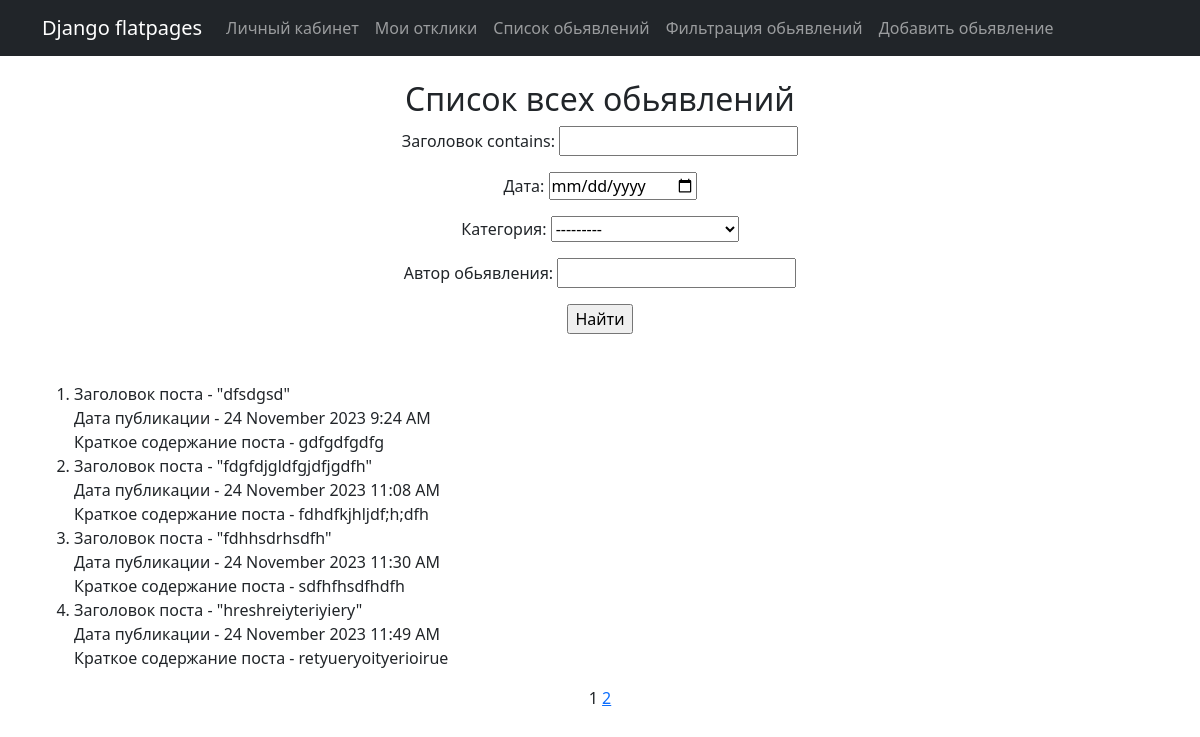
The page /posts/profile/search/ on the database its author committed.
### board_app/models.py (models this page shows, shortened)
class Posts(models.Model):
    title_post = models.CharField(max_length=100, validators=[MinLengthValidator(5)], verbose_name='Заголовок')
    time_create = models.DateTimeField(auto_now_add=True,  verbose_name='Дата создания')
    time_update = models.DateTimeField(auto_now=True, verbose_name='Дата обновления')
    text_post = models.TextField(validators=[MinLengthValidator(5)], verbose_name='Текст обьявления')
    file = models.ImageField(upload_to="photos/%Y/%m/%d", blank=True, verbose_name='Фотография')
    category = models.ManyToManyField(Category, related_name='category_posts', through='PostCategory')
    author = models.ForeignKey(Author, on_delete=models.CASCADE, related_name='author_posts')
    class Meta:
        ordering = ['-time_create']

### board_app/views.py (the view)
# urls.py: path('search/', cache_page(60*1)(ListPostFilter.as_view()), name='list_post_filter'),
class ListPostFilter (ListView):
    template_name = 'posts/list_posts_filters.html'
    model = Posts
    ordering = ['title_post']
    context_object_name = 'post'
    paginate_by = 4
    def get_queryset(self):
        queryset = super().get_queryset()
        self.filterset = PostFilter(self.request.GET, queryset)
        return self.filterset.qs
    def get_context_data(self, **kwargs):
        context = super().get_context_data(**kwargs)
        context['filterset'] = self.filterset
        return context

### board_app/models.py (called while the page is built)
    def __str__(self):
        return self.name_category

### board_app/templatetags/custom_tags.py (called while the page is built)
@register.simple_tag(takes_context=True)
def url_replace(context, **kwargs):
   d = context['request'].GET.copy()
   for k, v in kwargs.items():
       d[k] = v
   return d.urlencode()

### board_app/templates/posts/list_posts_filters.html (shortened to what this page needs)
{% extends 'flatpages/default.html' %}
{% load custom_tags %}
{% block content %}
<br>
    <h2>Список всех обьявлений</h2>
    <form action="" method="get">
       {{ filterset.form.as_p }}
       <input type="submit" value="Найти" />
        <br>
        <br>
    </form>
    <br>
    {% if post %}
        <ol style="font-weight:500">
            {% for name in post %}
            <li style="text-align:left"> Заголовок поста - "{{name.title_post}}" <br> Дата публикации - {{ name.time_create| date:"d F Y f A"}} <br> Краткое содержание поста - {{ name.text_post|slice:":20"}} </li>
            {% endfor %}
        </ol>
    {% else%}
    <h2>Список пуст</h2>
    {% endif %}
   {{ page_obj.number }}
   {% if page_obj.has_next %}
       <a href="?{% url_replace page=page_obj.next_page_number %}">{{ page_obj.next_page_number }}</a>
   {% endif %}
{% endblock content %}

### rows shown on the page
Posts: title_post "dfsdgsd", time_create "24 November 2023 9:24 AM", text_post "gdfgdfgdfg"
Posts: title_post "fdgfdjgldfgjdfjgdfh", time_create "24 November 2023 11:08 AM", text_post "fdhdfkjhljdf;h;dfh"
Posts: title_post "fdhhsdrhsdfh", time_create "24 November 2023 11:30 AM", text_post "sdfhfhsdfhdfh"
Posts: title_post "hreshreiyteriyiery", time_create "24 November 2023 11:49 AM", text_post "retyueryoityerioirue"

### other values the page prints
{{ page_obj.number }} "1"
{{ page_obj.next_page_number }} "2"
